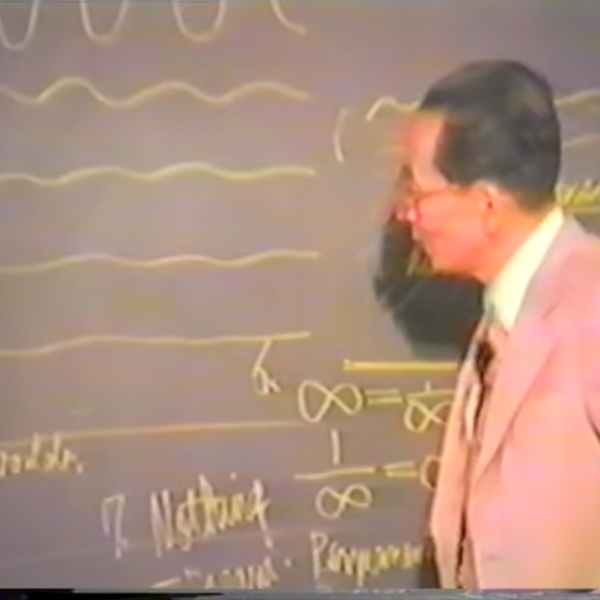
#> input picture assets/artwork.jpg, 1200 x 1200 px (shown at 1/2 size)
$ python build_og_card.py
#> lines starting #> are read from the running program, lines starting #| are printed output that depends on the picture
#!/usr/bin/env python3
"""
Build the Open Graph preview card for the BBB marketing site.

Output: assets/og-card.png  (1200 x 630, PNG)

Layout (left | right):
  - Left: brand mark, title, tagline, source URL
  - Right: square artwork

Colours are tuned for the default cyber theme; the card itself is
static (it does not change per page-theme — OG previews render in
isolated social-card viewers where theming is not visible).

Re-run when the artwork changes:
    python3 scripts/build_og_card.py
"""

from __future__ import annotations

import os
import sys
from pathlib import Path

from PIL import Image, ImageDraw, ImageFont

ROOT = Path(__file__).resolve().parent.parent
ARTWORK = ROOT / "assets" / "artwork.jpg"
OUTPUT = ROOT / "assets" / "og-card.png"

W, H = 1200, 630

# Cyber-theme palette (matches default :root in styles.css).
BG = (11, 11, 11)
BG_PANEL = (24, 24, 24)
FG = (245, 245, 240)
FG_MUTE = (168, 168, 158)
ACID = (200, 255, 0)
MAGENTA = (255, 62, 165)
LINE = (60, 60, 60)

# Local font candidates — fall back gracefully.
FONT_CANDIDATES = {
    "display": [
        "/usr/share/fonts/abattis-cantarell-vf-fonts/Cantarell-VF.ttf",
        "/usr/share/fonts/google-carlito-fonts/Carlito-Bold.ttf",
        "/usr/share/fonts/abattis-cantarell-fonts/Cantarell-Bold.otf",
        "/usr/share/fonts/aajohan-comfortaa-fonts/Comfortaa-SemiBold.otf",
        "/usr/share/fonts/adwaita-sans-fonts/AdwaitaSans-Bold.ttf",
    ],
    "mono": [
        "/usr/share/fonts/dejavu-sans-mono-fonts/DejaVuSansMono-Bold.ttf",
        "/usr/share/fonts/liberation-mono-fonts/LiberationMono-Bold.ttf",
        "/usr/share/fonts/adwaita-mono-fonts/AdwaitaMono-Bold.ttf",
    ],
}


def load_font(kind: str, size: int) -> ImageFont.FreeTypeFont:
    for path in FONT_CANDIDATES[kind]:
        if os.path.exists(path):
            return ImageFont.truetype(path, size)
    # Last resort — Pillow's default bitmap font.
    return ImageFont.load_default()


def main() -> int:
    if not ARTWORK.exists():
        print(f"error: artwork not found at {ARTWORK}", file=sys.stderr)
        return 2

    img = Image.new("RGB", (W, H), BG)
#> img: PIL image 1200x630 RGB; every value is 11
    draw = ImageDraw.Draw(img)

    # Subtle scanlines overlay (cyber theme identity).
    for y in range(0, H, 3):
        draw.line([(0, y), (W, y)], fill=(255, 255, 255, 8), width=1)

    # Acid green accent bar at the top — 6 px.
    draw.rectangle([(0, 0), (W, 6)], fill=ACID)

    # Layout split: 600 px left text, 600 px right artwork.
    LEFT_PAD = 64
    RIGHT_INSET = 80
    ART_SIZE = 470
    ART_X = W - RIGHT_INSET - ART_SIZE
    ART_Y = (H - ART_SIZE) // 2

    # ---- Right: artwork square with thin acid-green border.
    artwork = Image.open(ARTWORK).convert("RGB")
#> artwork is the input picture: PIL image 1200x1200 RGB; mean R, G, B 174, 143.1, 126.1
    artwork = artwork.resize((ART_SIZE, ART_SIZE), Image.LANCZOS)
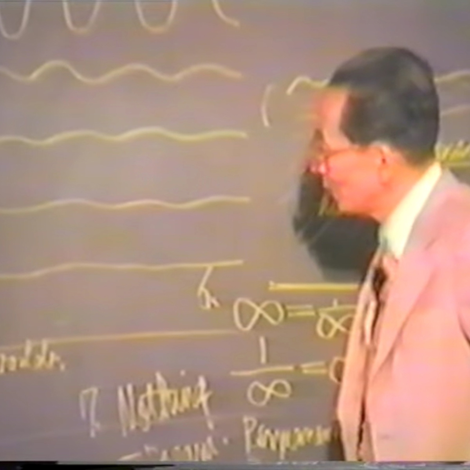
#> artwork: PIL image 470x470 RGB; mean R, G, B 174, 143.1, 126.1
    img.paste(artwork, (ART_X, ART_Y))
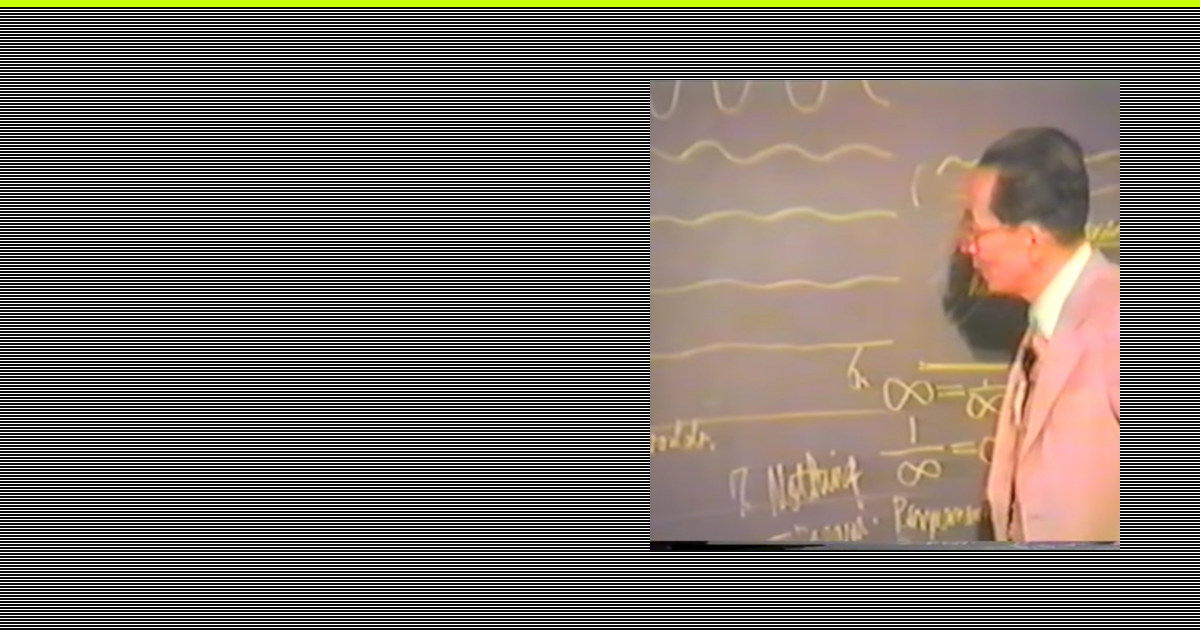
#> img: PIL image 1200x630 RGB; mean R, G, B 117.1, 108.7, 100.9
    draw.rectangle([(ART_X - 2, ART_Y - 2), (ART_X + ART_SIZE + 1, ART_Y + ART_SIZE + 1)],
                   outline=ACID, width=3)

    # Small "2026" caption overlay (matches figcaption on the live page).
    caption_font = load_font("mono", 18)
    draw.rectangle([(ART_X + 12, ART_Y + ART_SIZE - 38), (ART_X + 110, ART_Y + ART_SIZE - 12)],
                   fill=(0, 0, 0, 200))
    draw.text((ART_X + 18, ART_Y + ART_SIZE - 34), "COVER · 2026",
              fill=ACID, font=caption_font)

    # ---- Left: brand mark + title + tagline + source.
    # Brand mark (BBB in a box) — matches .brand-mark in styles.css.
    brand_font = load_font("display", 36)
    mark_x, mark_y = LEFT_PAD, 70
    mark_size = 56
    draw.rounded_rectangle([(mark_x, mark_y), (mark_x + mark_size, mark_y + mark_size)],
                           radius=10, outline=ACID, width=3)
    bbox = draw.textbbox((0, 0), "BBB", font=brand_font)
#> bbox = (0, 2, 18, 10)
    tw, th = bbox[2] - bbox[0], bbox[3] - bbox[1]
#> tw = 18; th = 8
    draw.text((mark_x + (mark_size - tw) // 2 - bbox[0],
               mark_y + (mark_size - th) // 2 - bbox[1]),
              "BBB", fill=ACID, font=brand_font)

    # Brand name to the right of the mark.
    brand_name_font = load_font("mono", 24)
    draw.text((mark_x + mark_size + 18, mark_y + (mark_size - 24) // 2),
              "BEATNIKS · BUMTRIPS · BULLSHIT",
              fill=FG, font=brand_name_font)

    # Eyebrow label.
    eyebrow_font = load_font("mono", 20)
    draw.text((LEFT_PAD, 175),
              "A FIELD-RECORDED JOURNEY",
              fill=FG_MUTE, font=eyebrow_font)

    # Title — three lines, mixed accents (matches the page hero).
    title_font = load_font("display", 110)
    line_y = 220
    for line, accent in [
        ("BEATNIKS,", FG),
        ("BUMTRIPS,", ACID),
        ("BULLSHIT.", MAGENTA),
    ]:
        draw.text((LEFT_PAD, line_y), line, fill=accent, font=title_font)
        bbox = draw.textbbox((0, 0), line, font=title_font)
        line_y += bbox[3] - bbox[1] + 6
#> this loop made 3 passes
#> (bbox, line_y) on passes 1 to 3: ((0, 2, 49, 11), 235), ((0, 2, 51, 11), 250), ((0, 2, 50, 10), 264)
#> after the loop, line_y = 264

    # Tagline.
    tagline_font = load_font("mono", 28)
    draw.text((LEFT_PAD, line_y + 14),
              "your secret audio dose of acid.",
              fill=ACID, font=tagline_font)

    # Source URL pinned to the bottom-left.
    src_font = load_font("mono", 20)
    draw.text((LEFT_PAD, H - 64),
              "anchor.fm/s/4431c4ac/podcast/rss",
              fill=FG_MUTE, font=src_font)

    # Bottom divider line.
    draw.line([(0, H - 24), (W, H - 24)], fill=LINE, width=1)

    OUTPUT.parent.mkdir(parents=True, exist_ok=True)
    img.save(OUTPUT, format="PNG", optimize=True)
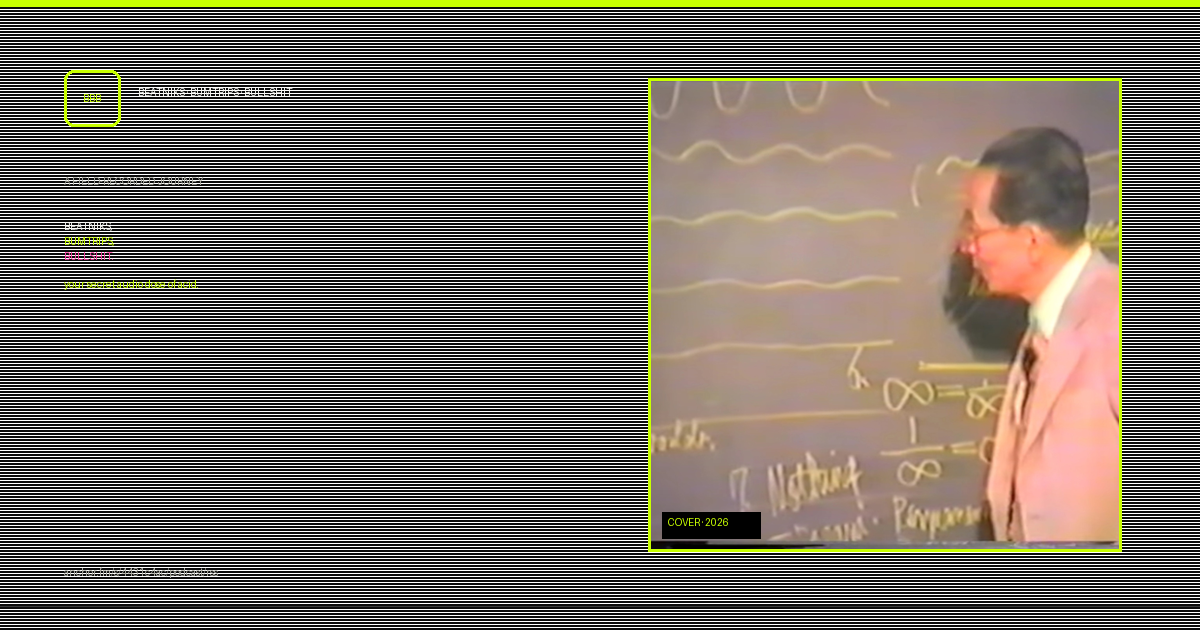
#> saved as og-card.png: PIL image 1200x630 RGB; mean R, G, B 117.4, 109.6, 99.5
    print(f"wrote {OUTPUT}  ({OUTPUT.stat().st_size // 1024} KB, {W}x{H})")
    return 0


if __name__ == "__main__":
    sys.exit(main())
#> (the program exits here)
